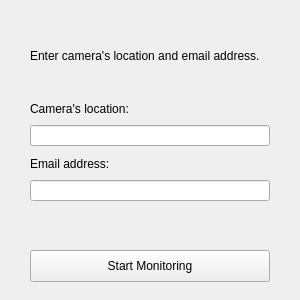
<?xml version="1.0" encoding="UTF-8"?>
<ui version="4.0">
 <class>MainWindow</class>
 <widget class="QMainWindow" name="MainWindow">
  <property name="geometry">
   <rect>
    <x>0</x>
    <y>0</y>
    <width>300</width>
    <height>300</height>
   </rect>
  </property>
  <property name="minimumSize">
   <size>
    <width>300</width>
    <height>300</height>
   </size>
  </property>
  <property name="maximumSize">
   <size>
    <width>300</width>
    <height>300</height>
   </size>
  </property>
  <property name="windowTitle">
   <string>Weapon Detection</string>
  </property>
  <widget class="QWidget" name="centralwidget">
   <widget class="QLabel" name="label_2">
    <property name="geometry">
     <rect>
      <x>30</x>
      <y>20</y>
      <width>241</width>
      <height>71</height>
     </rect>
    </property>
    <property name="text">
     <string>Enter camera's location and email address.</string>
    </property>
    <property name="wordWrap">
     <bool>true</bool>
    </property>
   </widget>
   <widget class="QLineEdit" name="location_input">
    <property name="geometry">
     <rect>
      <x>30</x>
      <y>125</y>
      <width>240</width>
      <height>21</height>
     </rect>
    </property>
   </widget>
   <widget class="QPushButton" name="pushButton">
    <property name="geometry">
     <rect>
      <x>30</x>
      <y>250</y>
      <width>240</width>
      <height>32</height>
     </rect>
    </property>
    <property name="text">
     <string>Start Monitoring</string>
    </property>
   </widget>
   <widget class="QLabel" name="label_3">
    <property name="geometry">
     <rect>
      <x>30</x>
      <y>156</y>
      <width>211</width>
      <height>16</height>
     </rect>
    </property>
    <property name="text">
     <string>Email address:</string>
    </property>
   </widget>
   <widget class="QLabel" name="label">
    <property name="geometry">
     <rect>
      <x>30</x>
      <y>101</y>
      <width>121</width>
      <height>16</height>
     </rect>
    </property>
    <property name="text">
     <string>Camera's location:</string>
    </property>
   </widget>
   <widget class="QLineEdit" name="sendTo_input">
    <property name="geometry">
     <rect>
      <x>30</x>
      <y>180</y>
      <width>240</width>
      <height>21</height>
     </rect>
    </property>
   </widget>
  </widget>
 </widget>
 <resources/>
 <connections/>
</ui>
